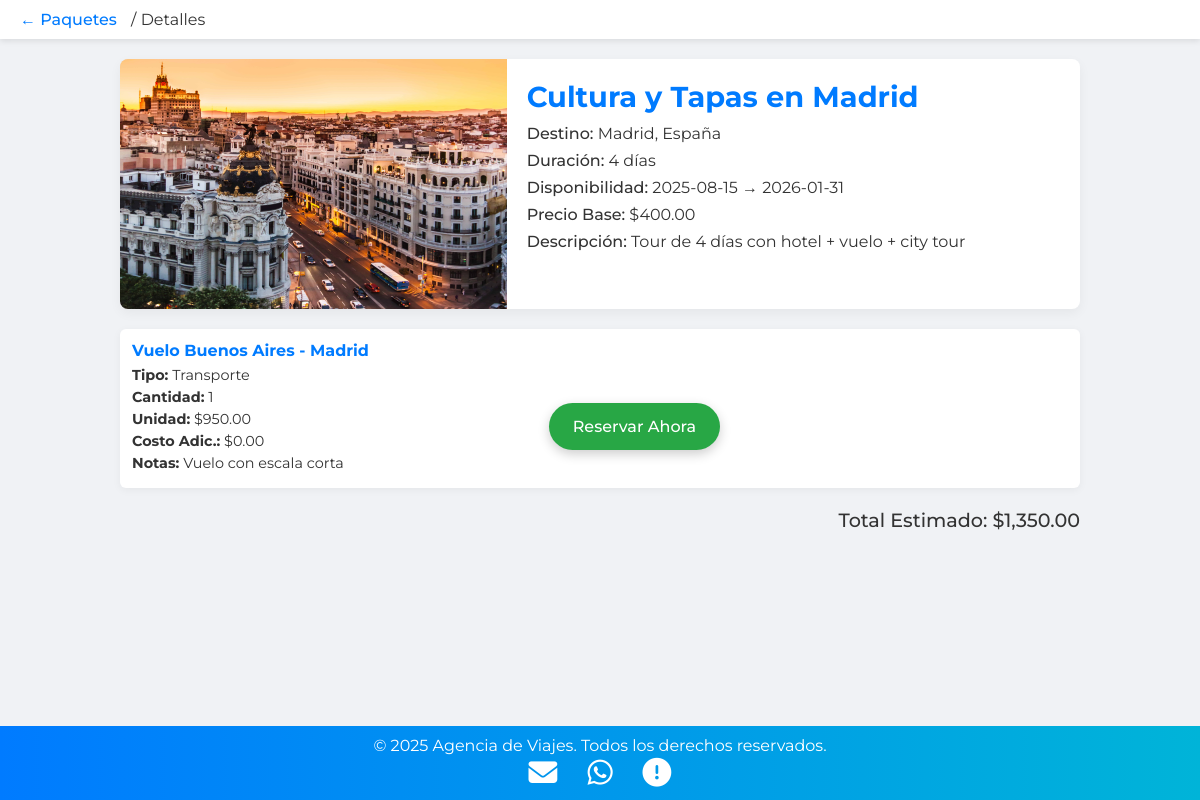
Screenshot of /detalle_paquete.php?id=2 (signed in) with the database file from the repository.
### tables this page shows
CREATE TABLE `paquetes` (
  `id_paquete` int(11) NOT NULL,
  `nombre_paquete` varchar(100) NOT NULL,
  `descripcion` text DEFAULT NULL,
  `precio_base` decimal(10,2) DEFAULT NULL,
  `duracion_dias` int(11) DEFAULT NULL,
  `fecha_inicio_disponibilidad` date DEFAULT NULL,
  `fecha_fin_disponibilidad` date DEFAULT NULL,
  `id_destino` int(11) DEFAULT NULL
);

CREATE TABLE `destinos` (
  `id_destino` int(11) NOT NULL,
  `nombre_destino` varchar(100) DEFAULT NULL,
  `ciudad` varchar(100) DEFAULT NULL,
  `pais` varchar(100) DEFAULT NULL,
  `imagen` varchar(255) DEFAULT NULL
);

CREATE TABLE `detallepaqueteservicio` (
  `id_detalle` int(11) NOT NULL,
  `id_paquete` int(11) DEFAULT NULL,
  `id_servicio` int(11) DEFAULT NULL,
  `cantidad` int(11) DEFAULT NULL,
  `notas_especificas_paquete` text DEFAULT NULL,
  `costo_adicional_paquete` decimal(10,2) DEFAULT 0.00
);

CREATE TABLE `servicios` (
  `id_servicio` int(11) NOT NULL,
  `nombre_servicio` varchar(100) NOT NULL,
  `descripcion_servicio` text DEFAULT NULL,
  `tipo_servicio` varchar(50) DEFAULT NULL,
  `precio_unitario_base` decimal(10,2) DEFAULT NULL,
  `id_proveedor` int(11) DEFAULT NULL
);

### detalle_paquete.php (the view, shortened to what this page needs)
<?php
$conn = new mysqli("localhost", "root", "", "turismo");
$id_paquete = intval($_GET['id']);
$stmt = $conn->prepare("
  SELECT p.*, d.ciudad AS destino_ciudad, d.pais AS destino_pais, d.imagen AS destino_imagen
  FROM Paquetes p
  JOIN Destinos d ON p.id_destino = d.id_destino
  WHERE p.id_paquete = ?
");
$stmt->bind_param("i", $id_paquete);
$stmt->execute();
$paquete = $stmt->get_result()->fetch_assoc();
$stmt2 = $conn->prepare("
  SELECT s.nombre_servicio, s.descripcion_servicio, s.tipo_servicio,
         s.precio_unitario_base, dps.cantidad, dps.costo_adicional_paquete, dps.notas_especificas_paquete
  FROM DetallePaqueteServicio dps
  JOIN Servicios s ON dps.id_servicio=s.id_servicio
  WHERE dps.id_paquete=?
");
$stmt2->bind_param("i", $id_paquete);
$stmt2->execute();
$servicios = $stmt2->get_result()->fetch_all(MYSQLI_ASSOC);
$total = $paquete['precio_base'];
foreach($servicios as $srv){
    $total += $srv['precio_unitario_base'] * $srv['cantidad'] + $srv['costo_adicional_paquete'];
}
?>
<!DOCTYPE html>
<html lang="es">
<head>
  <link rel="stylesheet" href="https://cdnjs.cloudflare.com/ajax/libs/font-awesome/6.5.0/css/all.min.css">
</head>
<body>
<header>
  <nav>
    <a href="index.php">&larr; Paquetes</a> /
    <span>Detalles</span>
  </nav>
</header>
<main>
  <div class="detail-card">
    <div class="detail-image"></div>
    <div class="detail-info">
      <h1><?=htmlspecialchars($paquete['nombre_paquete'])?></h1>
      <p><span>Destino:</span> <?=htmlspecialchars($paquete['destino_ciudad'])?>, <?=htmlspecialchars($paquete['destino_pais'])?></p>
      <p><span>Duración:</span> <?=$paquete['duracion_dias']?> días</p>
      <p><span>Disponibilidad:</span> <?=$paquete['fecha_inicio_disponibilidad']?> → <?=$paquete['fecha_fin_disponibilidad']?></p>
      <p><span>Precio Base:</span> $<?=number_format($paquete['precio_base'],2)?></p>
      <p><span>Descripción:</span> <?=htmlspecialchars($paquete['descripcion'])?></p>
    </div>
  </div>
  <section class="services">
    <?php if(count($servicios)): foreach($servicios as $s): ?>
      <div class="service">
        <h3><?=htmlspecialchars($s['nombre_servicio'])?></h3>
        <p><strong>Tipo:</strong> <?=htmlspecialchars($s['tipo_servicio'])?></p>
        <p><strong>Cantidad:</strong> <?=$s['cantidad']?></p>
        <p><strong>Unidad:</strong> $<?=number_format($s['precio_unitario_base'],2)?></p>
        <p><strong>Costo Adic.:</strong> $<?=number_format($s['costo_adicional_paquete'],2)?></p>
        <p><strong>Notas:</strong> <?=htmlspecialchars($s['notas_especificas_paquete'])?></p>
      </div>
    <?php endforeach; else: ?>
      <p style="grid-column:1/-1;text-align:center;color:#555">No hay servicios para este paquete.</p>
    <?php endif; ?>
  </section>
  <div class="total-box">
    Total Estimado: $<?=number_format($total,2)?>
  </div>
  <a class="btn-reserve" href="reservar.php?id=<?=$id_paquete?>">Reservar Ahora</a>
</main>
<footer class="footer" id="footer">
&copy; <?=date('Y')?> Agencia de Viajes. Todos los derechos reservados.
  <div class="icons">
    <a href="mailto:tuempresa@email.com" title="Correo">
      <i class="fas fa-envelope"></i>
    </a>
    <a href="https://wa.me/5491234567890" target="_blank" title="WhatsApp">
      <i class="fab fa-whatsapp"></i>
    </a>
    <a href="quienes_somos.php" title="Quiénes somos">
      <i class="fas fa-circle-exclamation"></i>
    </a>
  </div>
</footer>
</body>
</html>

### rows the page displays
paquetes: nombre_paquete "Cultura y Tapas en Madrid", id_destino.ciudad "Madrid", id_destino.pais "España", duracion_dias "4", fecha_inicio_disponibilidad "2025-08-15", fecha_fin_disponibilidad "2026-01-31", precio_base "400.00", descripcion "Tour de 4 días con hotel + vuelo + city tour"
detallepaqueteservicio: id_servicio.nombre_servicio "Vuelo Buenos Aires - Madrid", id_servicio.tipo_servicio "Transporte", cantidad "1", id_servicio.precio_unitario_base "950.00", costo_adicional_paquete "0.00", notas_especificas_paquete "Vuelo con escala corta"

### other values shown
$total "1,350.00"
